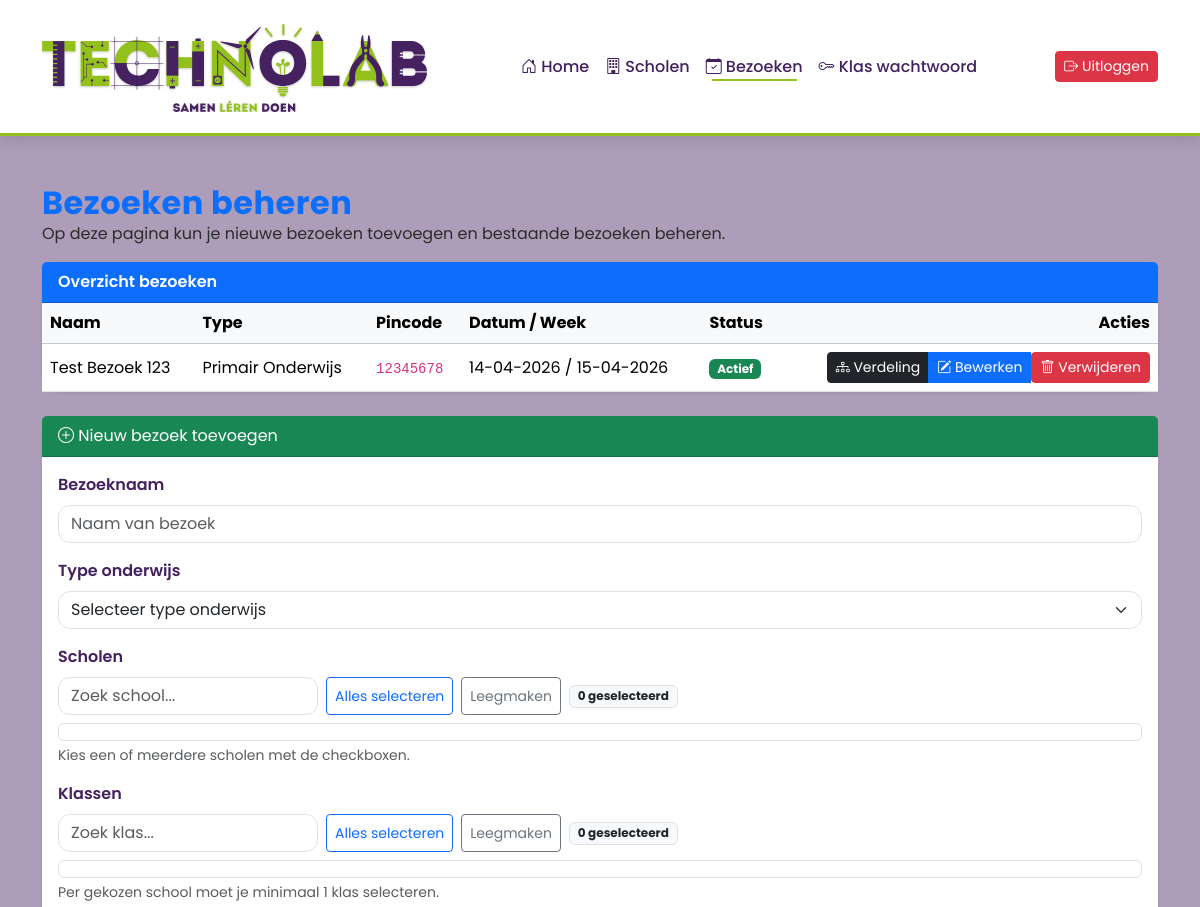
Page /bezoeken.php (signed in, upper part) on the earlier database version.
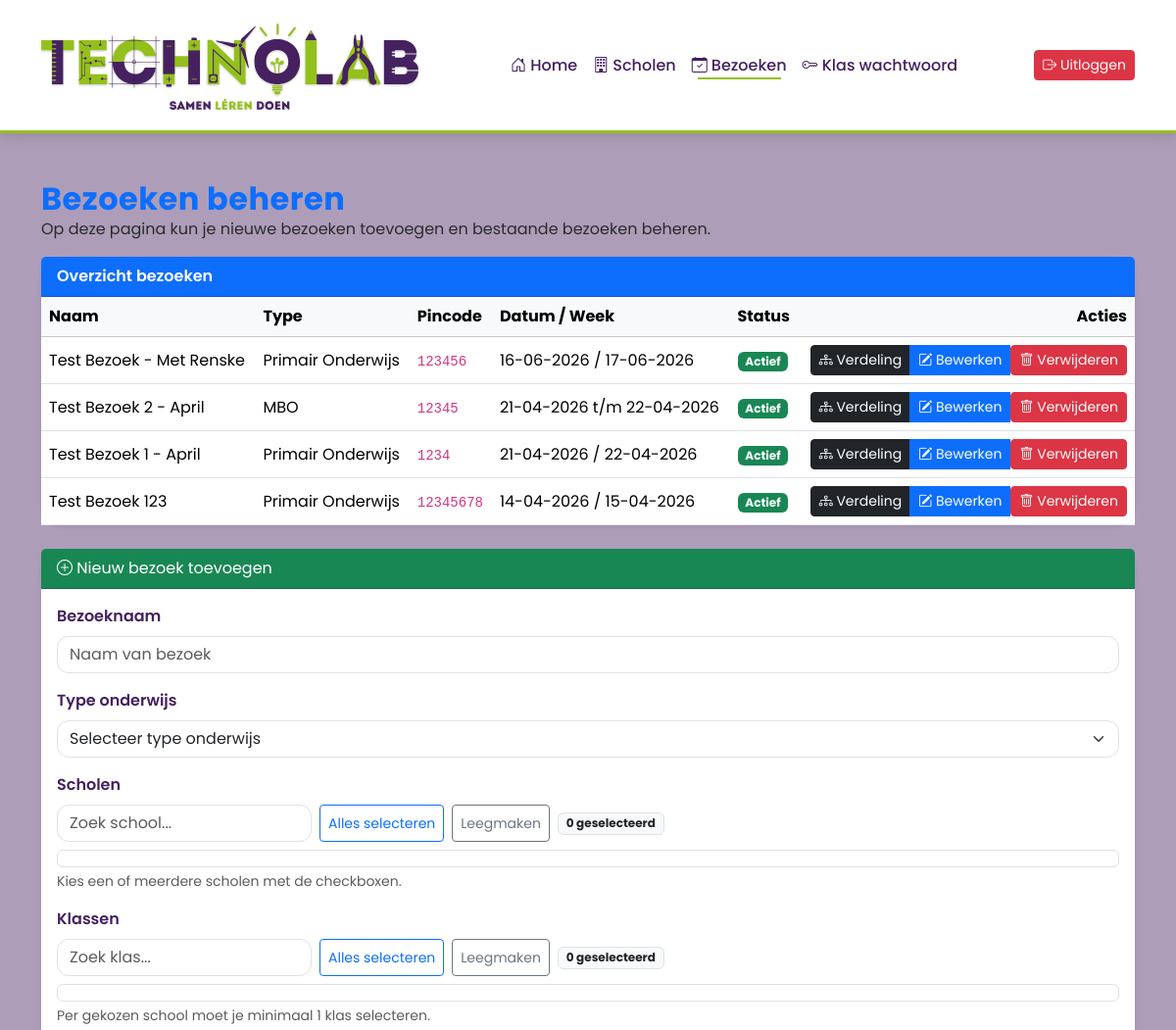
Same page on the later database version.
### tables this page shows
CREATE TABLE `bezoek` (
  `bezoek_id` int(11) NOT NULL,
  `naam` varchar(255) NOT NULL,
  `type_onderwijs` enum('PO','VO','MBO') NOT NULL,
  `schooljaar` varchar(20) NOT NULL DEFAULT '',
  `pincode` varchar(50) NOT NULL,
  `max_keuzes` tinyint(3) UNSIGNED NOT NULL DEFAULT 2,
  `po_dag1` datetime DEFAULT NULL,
  `po_dag2` datetime DEFAULT NULL,
  `vo_week_start` date DEFAULT NULL,
  `vo_week_eind` date DEFAULT NULL,
  `actief` tinyint(1) NOT NULL DEFAULT 1,
  `created_at` timestamp NOT NULL DEFAULT current_timestamp()
);

### includes/functions.php (called while the page is built, shortened)
<?php
function e($waarde): string
{
    return htmlspecialchars((string)$waarde, ENT_QUOTES, 'UTF-8');
}

### bezoeken.php (the view, shortened to what the changed rows need)
<?php
require 'includes/header.php';
$bezoek_resultaat = $conn->query('SELECT * FROM bezoek ORDER BY created_at DESC');
$gemarkeerde_bezoek_id = isset($_GET['highlight']) ? (int)$_GET['highlight'] : null;
?>
<div class="ttr-app">
    <div class="container py-5">
        <h2 class="fw-bold text-primary mb-0">Bezoeken beheren</h2>
        <div class="card mb-4 shadow-sm">
            <div class="card-body p-0">
                <div class="table-responsive">
                    <table class="table table-hover align-middle mb-0">
                        <thead class="table-light">
                            <tr>
                                <th>Naam</th>
                                <th>Type</th>
                                <th>Pincode</th>
                                <th>Datum / Week</th>
                                <th>Status</th>
                                <th class="text-end">Acties</th>
                            </tr>
                        </thead>
                        <tbody>
                            <?php if ($bezoek_resultaat && $bezoek_resultaat->num_rows > 0): ?>
                                <?php while ($bezoekRij = $bezoek_resultaat->fetch_assoc()): ?>
                                    <?php
                                        $type_labels = ['PO' => 'Primair Onderwijs', 'VO' => 'Voortgezet Onderwijs', 'MBO' => 'MBO'];
                                        $type_label = $type_labels[$bezoekRij['type_onderwijs']] ?? $bezoekRij['type_onderwijs'];
                                        if ($bezoekRij['type_onderwijs'] === 'PO') {
                                            $datum_ton = $bezoekRij['po_dag1'] ? date('d-m-Y', strtotime($bezoekRij['po_dag1'])) : '—';
                                            if ($bezoekRij['po_dag2']) $datum_ton .= ' / ' . date('d-m-Y', strtotime($bezoekRij['po_dag2']));
                                        } else {
                                            $datum_ton = ($bezoekRij['vo_week_start'] ? date('d-m-Y', strtotime($bezoekRij['vo_week_start'])) : '—');
                                            if ($bezoekRij['vo_week_eind']) $datum_ton .= ' t/m ' . date('d-m-Y', strtotime($bezoekRij['vo_week_eind']));
                                        }
                                    ?>
                                    <tr<?= ($gemarkeerde_bezoek_id === (int)$bezoekRij['bezoek_id']) ? ' class="table-warning"' : '' ?>>
                                        <td><?= e($bezoekRij['naam']) ?></td>
                                        <td><?= e($type_label) ?></td>
                                        <td><code><?= e($bezoekRij['pincode']) ?></code></td>
                                        <td><?= e($datum_ton) ?></td>
                                        <td>
                                            <?php if ($bezoekRij['actief']): ?>
                                                <span class="badge bg-success">Actief</span>
                                            <?php else: ?>
                                                <span class="badge bg-secondary">Inactief</span>
                                            <?php endif; ?>
                                        </td>
                                        <td class="text-end">
                                            <div class="btn-group" role="group">
                                                <a href="indeling.php?bezoek_id=<?= (int)$bezoekRij['bezoek_id'] ?>" class="btn btn-dark btn-sm" title="Open verdeling voor alle gekoppelde klassen">
                                                    <i class="bi bi-diagram-3"></i> Verdeling
                                                </a>
                                                <a href="bezoeken.php?edit=<?= (int)$bezoekRij['bezoek_id'] ?>" class="btn btn-primary btn-sm">
                                                    <i class="bi bi-pencil-square"></i> Bewerken
                                                </a>
                                                <form method="post" class="d-inline" onsubmit="return confirm('Weet je zeker dat je dit bezoek wilt verwijderen?');">
                                                    <button type="submit" class="btn btn-danger btn-sm">
                                                        <i class="bi bi-trash"></i> Verwijderen
                                                    </button>
                                                </form>
                                            </div>
                                    </tr>
                                <?php endwhile; ?>
                            <?php else: ?>
                                <tr>
                                    <td colspan="6" class="text-muted text-center py-3">Nog geen bezoeken aangemaakt.</td>
                                </tr>
                            <?php endif; ?>
                        </tbody>
                    </table>
                </div>
            </div>
        </div>
    </div>
</div>
<?php require 'includes/footer.php'; ?>

Differences in the rows shown:
added bezoek: naam "Test Bezoek - Met Renske", type_onderwijs "Primair Onderwijs", pincode "123456", datum_ton "16-06-2026 / 17-06-2026", actief "Actief"
added bezoek: naam "Test Bezoek 2 - April", type_onderwijs "MBO", pincode "12345", datum_ton "21-04-2026 t/m 22-04-2026", actief "Actief"
added bezoek: naam "Test Bezoek 1 - April", type_onderwijs "Primair Onderwijs", pincode "1234", datum_ton "21-04-2026 / 22-04-2026", actief "Actief"
